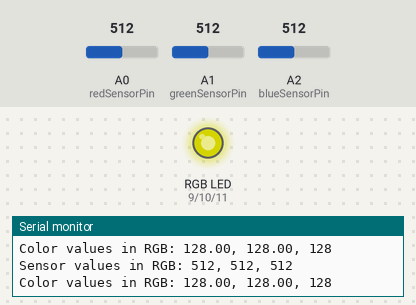
Recording of a sketch running on a simulated Arduino Uno, built with avr-gcc and run on an emulated ATmega328P. Shown: an RGB LED mixed from three pins (HIGH = lit), the last lines printed to the serial monitor. Inputs (shaded band) come from the test bench; at power-on: A0 (redSensorPin) = 512, A1 (greenSensorPin) = 512, A2 (blueSensorPin) = 512. Dim RGB values are drawn brighter than linear.

Above: at 1.8 s.
1.9 s: A0 (redSensorPin) set to 716
At 3.2 s:
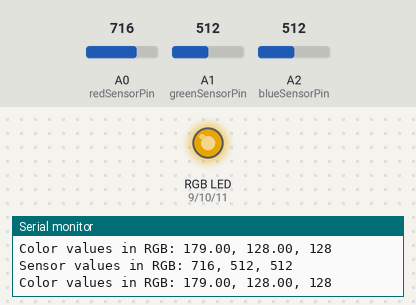
3.5 s: A1 (greenSensorPin) set to 716
At 4.6 s:
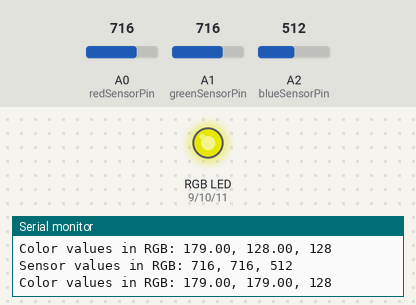
5.6 s: A0 (redSensorPin) set to 900
At 7.1 s:
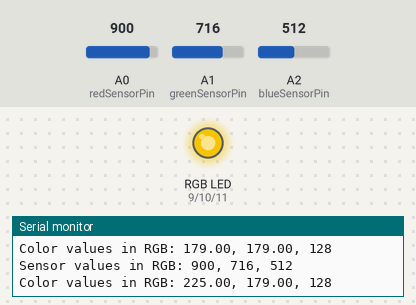
7.7 s: A1 (greenSensorPin) set to 900
At 9.4 s:
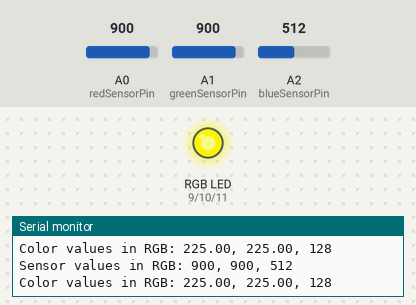
9.7 s: A0 (redSensorPin) set to 511
At 10.9 s:
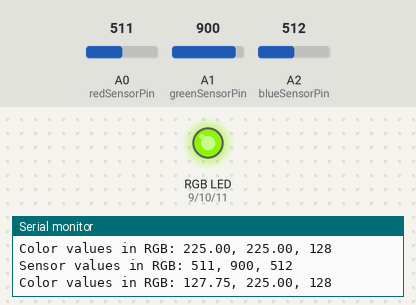
11.8 s: A1 (greenSensorPin) set to 122
At 13.4 s:
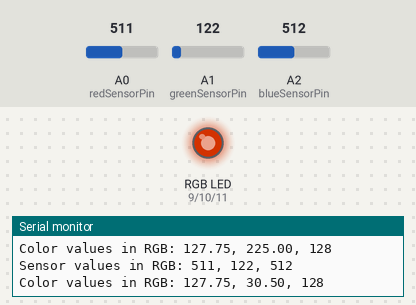
Timing chart, 0 to 14.8 s (numbered marks = the images above; inputs shaded):
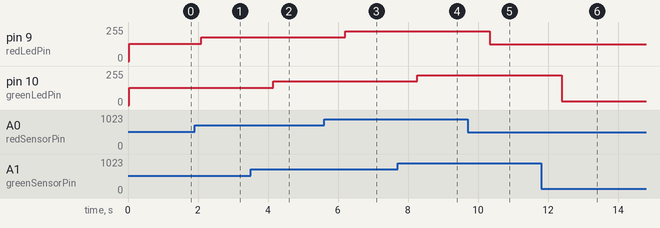

Measured:
- after the input at 1.9 s, pin 9 (redLedPin): 128/255 → 179/255 after 0.19 s
- after the input at 3.5 s, pin 10 (greenLedPin): 128/255 → 179/255 after 0.65 s
- after the input at 5.6 s, pin 9 (redLedPin): 179/255 → 225/255 after 0.61 s
- after the input at 7.7 s, pin 10 (greenLedPin): 179/255 → 225/255 after 0.57 s
- after the input at 9.7 s, pin 9 (redLedPin): 225/255 → 127/255 after 0.63 s
- after the input at 11.8 s, pin 10 (greenLedPin): 225/255 → 30/255 after 0.59 s

The sketch:

ColorMixing.ino
```cpp
const int redSensorPin = A0;
const int greenSensorPin = A1;
const int blueSensorPin = A2;

const int redLedPin = 9;
const int greenLedPin = 10;
const int blueLedPin = 11;

int redSensorValue = 0, greenSensorValue = 0, blueSensorValue = 0;
float redValue = 0, greenValue = 0, blueValue = 0;
int mStep = 1;

void setup() {
  Serial.begin(9600);

  // Configure PWM output ports
  pinMode(redLedPin, OUTPUT);
  pinMode(blueLedPin, OUTPUT);
  pinMode(greenLedPin, OUTPUT);
}

void loop() {

  redSensorValue = analogRead(redSensorPin);
  delay(5);
  greenSensorValue = analogRead(greenSensorPin);
  delay(5);
  blueSensorValue = analogRead(blueSensorPin);
  delay(5);

  Serial.print("Sensor values in RGB: ");
  Serial.print(redSensorValue);
  Serial.print(", ");
  Serial.print(greenSensorValue);
  Serial.print(", ");
  Serial.println(blueSensorValue);

  redValue = redSensorValue / 4.0;
  greenValue = greenSensorValue / 4.0;
  blueSensorValue = blueSensorValue / 4.0;

  Serial.print("Color values in RGB: ");
  Serial.print(redValue);
  Serial.print(", ");
  Serial.print(greenValue);
  Serial.print(", ");
  Serial.println(blueSensorValue);

  analogWrite(redLedPin, redValue);
  analogWrite(greenLedPin, greenValue);
  analogWrite(blueLedPin, blueValue);

  delay(1000);
}

// Testing
//void loop() {
//  blueValue = 255;
//  if (greenValue > 255 || greenValue < 0) {
//    mStep *= -1;
//  }
//
//  greenValue += mStep;
//  redValue += mStep;
//
//  Serial.print("Color values in RGB: ");
//  Serial.print(redValue);
//  Serial.print(", ");
//  Serial.print(greenValue);
//  Serial.print(", ");
//  Serial.println(blueValue);
//
//  analogWrite(redLedPin, redValue);
//  analogWrite(greenLedPin, greenValue);
//  analogWrite(blueLedPin, blueValue);
//
//  delay(10);
//}
```
